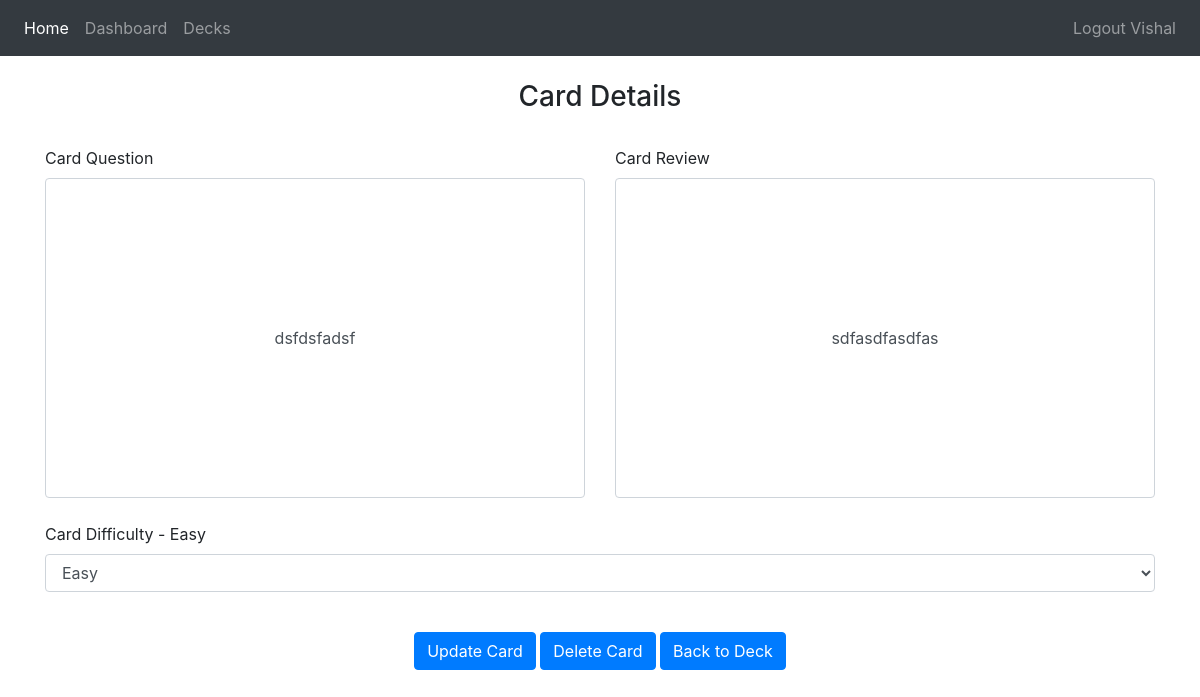
Screenshot of /decks/1/cards/1 (signed in) with the database file from the repository.
### flashapp/database/models.py (models this page shows)
class User(db.Model, UserMixin):
    id = db.Column(db.Integer, primary_key=True)
    email = db.Column(db.String(150), unique=True)
    password = db.Column(db.String(150))
    first_name = db.Column(db.String(150))
    decks = db.relationship('Deck')
    crt_dt = db.Column(db.DateTime(timezone=True), default=func.now())
    updt_dt = db.Column(db.DateTime(timezone=True), default=func.now())

class Card(db.Model):
    card_id = db.Column(db.Integer, primary_key=True)
    deck_id = db.Column(db.Integer, db.ForeignKey('deck.deck_id'))
    card_ques = db.Column(db.String(1500), nullable=False)
    card_ans = db.Column(db.String(1500), nullable=False)
    diff_level = db.Column(db.String(10), nullable=False)
    score = db.Column(db.Integer, default=0)
    crt_dt = db.Column(db.DateTime(timezone=True), default=func.now())
    updt_dt = db.Column(db.DateTime(timezone=True), default=func.now())

### flashapp/controller.py (the view, shortened to what this page needs)
@views.route('/decks/<deck_id>/cards/<card_id>', methods=['GET', 'POST'])
@login_required
def card_details(deck_id, card_id):
    card = Card.query.filter_by(card_id=card_id).first()
    return render_template("card_details.html", user=current_user, card=card, deck_id=deck_id)

### flashapp/app.py (called while the page is built)
def create_app():
    app = Flask(__name__)
    app.config['SQLALCHEMY_TRACK_MODIFICATIONS'] = False
    app.config['SECRET_KEY'] = 'klfaslkdfj'
    app.config['SQLALCHEMY_DATABASE_URI'] = f'sqlite:///{DB_NAME}'
    db.init_app(app)
    app.register_blueprint(views, url_prefix='/')
    app.register_blueprint(auth, url_prefix='/')
    create_database(app)
    login_manager = LoginManager()
    login_manager.login_view = 'views.login'
    login_manager.init_app(app)
    @login_manager.user_loader
    def load_user(id):
        return User.query.get(int(id))
    return app

### flashapp/templates/card_details.html (shortened to what this page needs)
{% extends "base.html" %} {% block title %}Card Details{% endblock %} {% block content
%}
<form method="POST">
  <h3 align="center">Card Details</h3>
    <br />
  <div class="row">
    <div class="col">
        <label for="exampleFormControlSelect1">Card Question</label>
      <input type="text" style="height:20rem" class="form-control text-center" placeholder="Card Question" id="card-ques" name="card-ques" value="{{ card.card_ques }}">
    </div>
    <div class="col">
        <label for="exampleFormControlSelect1">Card Review</label>
      <input type="text" style="height:20rem" class="form-control text-center" placeholder="Card Review Answer" id="card-ans" name="card-ans" value="{{ card.card_ans }}">
    </div>
  </div>
    <br />
<div class="form-group">
    <label for="exampleFormControlSelect1">Card Difficulty - {{ card.diff_level }}</label>
    <select class="form-control" id="card-diff" name="card-diff">
      <option>Easy</option>
    </select>
  </div>
  <br />
  <div class="text-center">
<button type="submit" class="btn btn-primary">Update Card</button>
    <button type="button" class="btn btn-primary" data-toggle="modal" data-target="#exampleModalCenter2">
  Delete Card
</button>
    <a class="btn btn-primary" href="/decks/{{ deck_id }}" role="button">Back to Deck</a>
    </div>
</form>
{% endblock %}

### flashapp/templates/base.html (shortened to what this page needs)
<!DOCTYPE html>
<html>
  <head>
    <link rel=stylesheet type=text/css href="{{ url_for('static', filename='style.css') }}"/>
    <link
      rel="stylesheet"
      href="https://stackpath.bootstrapcdn.com/bootstrap/4.4.1/css/bootstrap.min.css"
    />
    <link
      rel="stylesheet"
      href="https://stackpath.bootstrapcdn.com/font-awesome/4.7.0/css/font-awesome.min.css"
    />
  </head>
  <body>
    <nav class="navbar navbar-expand-lg navbar-dark bg-dark">
      <div class="collapse navbar-collapse" id="navbar">
        <ul class="navbar-nav mr-auto">
            <li class="nav-item active">
                <a class="nav-link" href="/">Home <span class="sr-only">(current)</span></a>
            </li>
            <li class="nav-item">
                {% if user.is_authenticated %}
                <a class="nav-link" href="/dashboard">Dashboard</a>
                {% endif %}
            </li>
            <li class="nav-item">
                {% if user.is_authenticated %}
                <a class="nav-link" href="/decks">Decks</a>
                {% endif %}
            </li>
        </ul>
          <ul class="navbar-nav">
              <li class="nav-item">
                  {% if user.is_authenticated %}
                  <a class="nav-link" id="logout" href="/logout">Logout {{ user.first_name }}</a>
                  {% endif %}
              </li>
          </ul>
      </div>
    </nav>
    <div class="container">{% block content %} {% endblock %}</div>
  </body>
</html>

### rows the page displays
User: first_name "Vishal"
Card: card-ques "dsfdsfadsf", card-ans "sdfasdfasdfas", diff_level "Easy"
